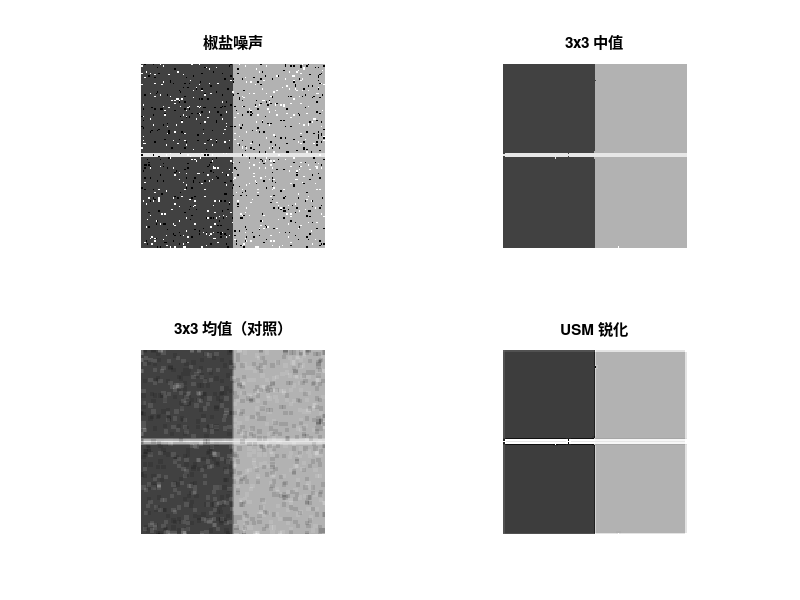

This chart was generated by the following MATLAB code:
%% 04-median-sharpen.m | 中值滤波 / 拉普拉斯 / USM 对照
%% GNU Octave，零第三方依赖；合成图像，无需任何外部文件
clear; close all; clc;
SHOW = ~strcmp(getenv("IP_HEADLESS"), "1");
% ---- 参数区 ----
salt_rate = 0.06; win = 3; lambda = 0.8; N = 128;
rand("seed", 33);
% ---- 造图：阶跃 + 细线 + 椒盐噪声 ----
[X, Y] = meshgrid(1:N, 1:N);
f = 0.25 + 0.45*double(X > N/2);
f(abs(Y - N/2) < 2) = 0.9;                     % 一根细线，用来观察是否被抹掉
sp = rand(N, N);
noisy = f;
noisy(sp < salt_rate/2) = 0; noisy(sp > 1-salt_rate/2) = 1;
% ---- 算法 1：手写中值滤波（补 replicate 边界）----
p = (win-1)/2;
a = [repmat(noisy(1,:), p, 1); noisy; repmat(noisy(end,:), p, 1)];
a = [repmat(a(:,1), 1, p), a, repmat(a(:,end), 1, p)];
med = zeros(N, N);
for r = 1:N
  for c = 1:N
    blk = a(r:r+win-1, c:c+win-1);
    med(r,c) = median(blk(:));
  end
end
% ---- 算法 2：线性均值滤波（作对照）----
mean3 = conv2(a, ones(win,win)/(win^2), "valid");
% ---- 算法 3：拉普拉斯 + USM 锐化 ----
lap = [0 1 0; 1 -4 1; 0 1 0];
sharp = med + lambda * conv2(med, lap, "same");
blur = conv2(med, ones(3,3)/9, "same");
usm = med + lambda * (med - blur);
% ---- 数值验证 ----
printf("椒盐污染像素比例 = %.4f\n", mean(sp < salt_rate/2 | sp > 1-salt_rate/2));
printf("对干净图的 MSE: 加噪 %.6f -> 中值 %.6f -> 均值 %.6f\n", ...
       mean((noisy(:)-f(:)).^2), mean((med(:)-f(:)).^2), mean((mean3(:)-f(:)).^2));
printf("中值结果中的 0/1 极值像素数 = %d（应远少于加噪图 %d）\n", ...
       sum(med(:)==0 | med(:)==1), sum(noisy(:)==0 | noisy(:)==1));
printf("锐化后 min=%.4f max=%.4f（越界说明有 overshoot）\n", min(sharp(:)), max(sharp(:)));
a = sharp(:) - mean(sharp(:)); b = usm(:) - mean(usm(:));
cc = sum(a .* b) / sqrt(sum(a.^2) * sum(b.^2));
printf("USM 与拉普拉斯锐化的相关系数 = %.4f\n", cc);
% ---- 可视化 ----
if SHOW
  figure("name", "04 中值与锐化");
  subplot(2, 2, 1); imagesc(noisy, [0 1]); colormap gray; axis image off; title("椒盐噪声");
  subplot(2, 2, 2); imagesc(med, [0 1]); axis image off; title("3x3 中值");
  subplot(2, 2, 3); imagesc(mean3, [0 1]); axis image off; title("3x3 均值（对照）");
  subplot(2, 2, 4); imagesc(usm, [0 1]); axis image off; title("USM 锐化");
end
